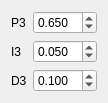
                 <widget class="QWidget" name="gridLayoutWidget_30">
                  <property name="geometry">
                   <rect>
                    <x>260</x>
                    <y>80</y>
                    <width>91</width>
                    <height>91</height>
                   </rect>
                  </property>
                  <layout class="QGridLayout" name="gridLayout_37">
                   <item row="1" column="0">
                    <widget class="QLabel" name="label_202">
                     <property name="font">
                      <font>
                       <pointsize>9</pointsize>
                       <weight>50</weight>
                       <italic>false</italic>
                       <bold>false</bold>
                      </font>
                     </property>
                     <property name="text">
                      <string>I3</string>
                     </property>
                    </widget>
                   </item>
                   <item row="2" column="0">
                    <widget class="QLabel" name="label_203">
                     <property name="font">
                      <font>
                       <pointsize>9</pointsize>
                       <weight>50</weight>
                       <italic>false</italic>
                       <bold>false</bold>
                      </font>
                     </property>
                     <property name="text">
                      <string>D3</string>
                     </property>
                    </widget>
                   </item>
                   <item row="0" column="0">
                    <widget class="QLabel" name="label_204">
                     <property name="font">
                      <font>
                       <pointsize>9</pointsize>
                       <weight>50</weight>
                       <italic>false</italic>
                       <bold>false</bold>
                      </font>
                     </property>
                     <property name="text">
                      <string>P3</string>
                     </property>
                    </widget>
                   </item>
                   <item row="2" column="1">
                    <widget class="QDoubleSpinBox" name="doubleSpinBoxD3Misi_3">
                     <property name="font">
                      <font>
                       <pointsize>9</pointsize>
                       <weight>50</weight>
                       <italic>false</italic>
                       <bold>false</bold>
                      </font>
                     </property>
                     <property name="decimals">
                      <number>3</number>
                     </property>
                     <property name="value">
                      <double>0.100000000000000</double>
                     </property>
                    </widget>
                   </item>
                   <item row="0" column="1">
                    <widget class="QDoubleSpinBox" name="doubleSpinBoxP3Misi_3">
                     <property name="font">
                      <font>
                       <pointsize>9</pointsize>
                       <weight>50</weight>
                       <italic>false</italic>
                       <bold>false</bold>
                      </font>
                     </property>
                     <property name="decimals">
                      <number>3</number>
                     </property>
                     <property name="value">
                      <double>0.650000000000000</double>
                     </property>
                    </widget>
                   </item>
                   <item row="1" column="1">
                    <widget class="QDoubleSpinBox" name="doubleSpinBoxI3Misi_3">
                     <property name="font">
                      <font>
                       <pointsize>9</pointsize>
                       <weight>50</weight>
                       <italic>false</italic>
                       <bold>false</bold>
                      </font>
                     </property>
                     <property name="decimals">
                      <number>3</number>
                     </property>
                     <property name="value">
                      <double>0.050000000000000</double>
                     </property>
                    </widget>
                   </item>
                  </layout>
                  <zorder>label_202</zorder>
                  <zorder>label_203</zorder>
                  <zorder>label_204</zorder>
                  <zorder>doubleSpinBoxP3Misi_3</zorder>
                  <zorder>doubleSpinBoxI3Misi_3</zorder>
                  <zorder>doubleSpinBoxD3Misi_3</zorder>
                 </widget>
